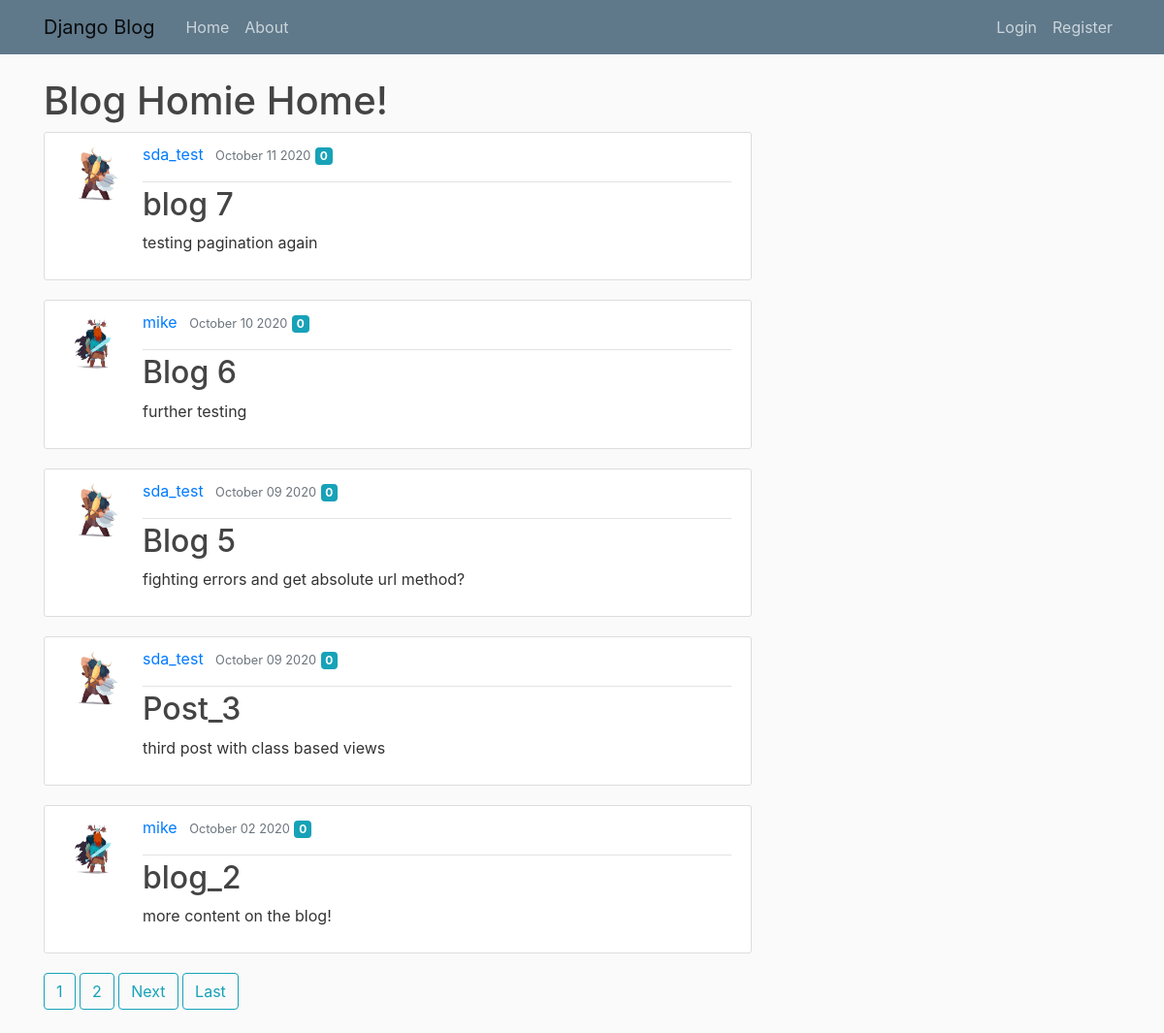
/, run on an earlier commit of the app's database.
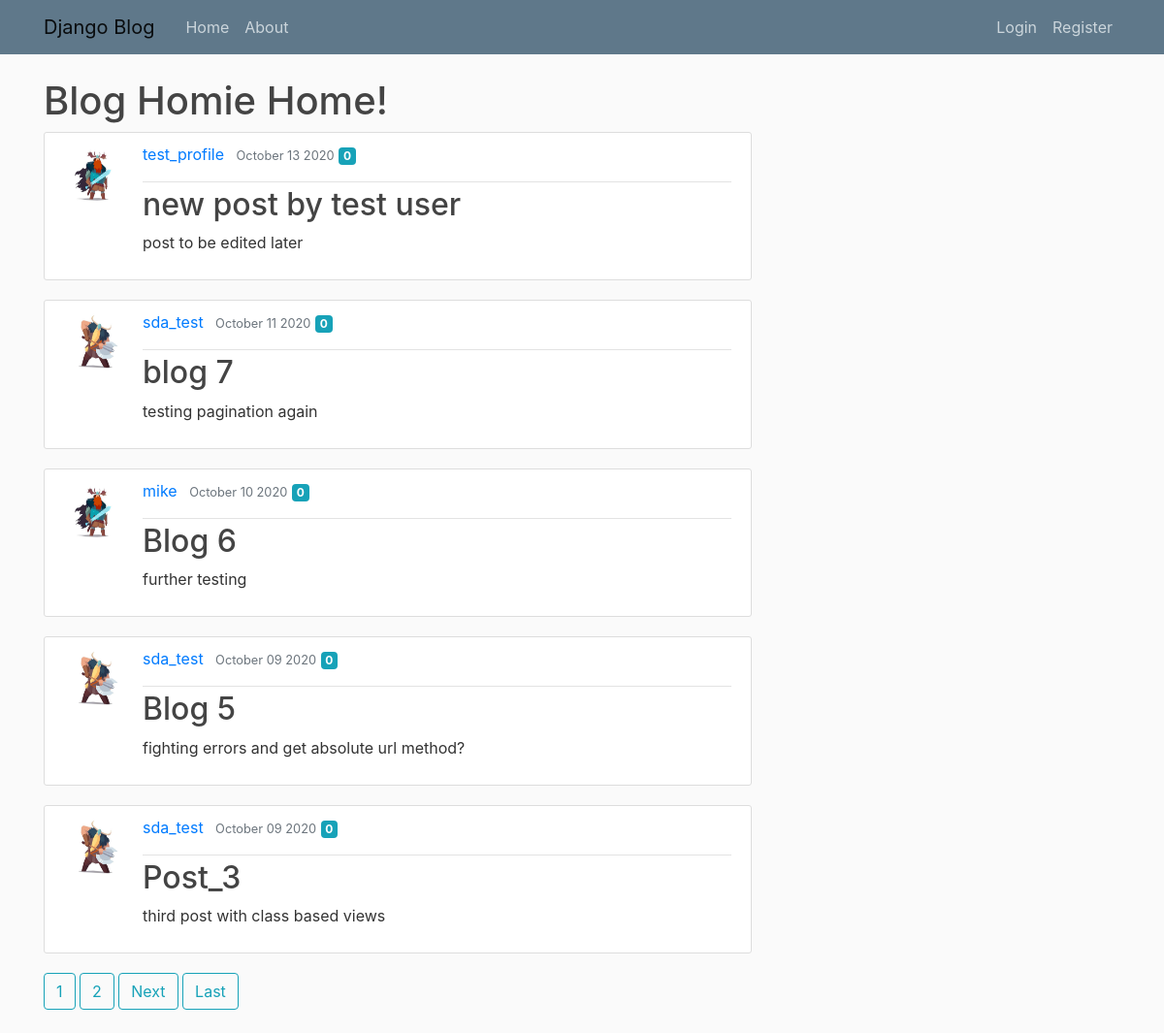
And on a later commit of the database.
### blogs/models.py (models this page shows, shortened)
class Post(models.Model):
    title = models.CharField(max_length=100)
    content = models.TextField()
    date_posted = models.DateTimeField(default=timezone.now)
    author = models.ForeignKey(User, on_delete=models.CASCADE)
    likes_count = models.IntegerField(default=0)

### users/models.py (models this page shows, shortened)
class Profile(models.Model):
    user = models.OneToOneField(User, on_delete=models.CASCADE)
    image = models.ImageField(default='default.jpg', upload_to='profile_pics')

### blogs/views.py (the view)
# urls.py: path('', PostListView.as_view(), name='blogs-home'),
class PostListView(ListView):
    model = Post
    template_name = 'blogs/home.html'
    context_object_name = 'posts'
    ordering = ['-date_posted']
    paginate_by = 5

### blogs/templates/blogs/home.html (shortened to what this page needs)
{% extends "blogs/base.html" %}
{% block content %}
        <h1>Blog Homie Home!</h1>
    {% for post in posts %}
            <article class="media content-section">
                <img class="rounded-circle article-img" src="{{ post.author.profile.image.url }}">
              <div class="media-body">
                <div class="article-metadata">
                  <a class="mr-2" href="#">{{ post.author }}</a>
                  <small class="text-muted">{{ post.date_posted|date:"F d Y" }}</small>
                  <p class="badge badge-info mr-4">{{ post.likes_count}}</p>
                </div>
                <h2><a class="article-title" href="{% url 'post-detail' post.id %}">{{ post.title }}</a></h2>
                <p class="article-content">{{ post.content }}</p>
              </div>
            </article>
    {% endfor %}
    {% if is_paginated %}
        {% for num in page_obj.paginator.page_range %}
            {% if page_number == num %}
                <a class="btn btn-outline-info mb-4"href="?page={{num}}">{{ num }}</a>
            {% elif num > page_obj.number|add:'-3' and num < page_obj.number|add:'3'%}
                <a class="btn btn-outline-info mb-4"href="?page={{num}}">{{ num }}</a>
            {% endif %}
        {% endfor %}
        {% if page_obj.has_next %}
            <a class="btn btn-outline-info mb-4"href="?page={{ page_obj.next_page_number }}">Next</a>
            <a class="btn btn-outline-info mb-4"href="?page={{page_obj.paginator.num_pages }}">Last</a>
        {% endif %}
    {% endif %}
{% endblock content %}

### blogs/templates/blogs/base.html (shortened to what this page needs)
{% load static %}
<!DOCTYPE html>
<html lang="en" dir="ltr">
    <head>
       <link rel="stylesheet" href="https://stackpath.bootstrapcdn.com/bootstrap/4.5.2/css/bootstrap.min.css">
        <link rel="stylesheet" href="{% static 'blogs/main.css'%}">
    </head>
    <body>
        <header class="site-header">
          <nav class="navbar navbar-expand-md navbar-light bg-steel fixed-top">
            <div class="container">
              <a class="navbar-brand mr-4" href="/">Django Blog</a>
              <div class="collapse navbar-collapse" id="navbarToggle">
                <div class="navbar-nav mr-auto">
                  <a class="nav-item nav-link" href="{%url 'blogs-home'%}">Home</a>
                  <a class="nav-item nav-link" href="{%url 'blogs-about'%}">About</a>
                </div>
                <div class="navbar-nav">
                    {% if user.is_authenticated %}
                        <a class="nav-item nav-link" href="{% url 'post-create' %}">New Post</a>
                        <a class="nav-item nav-link" href="{% url 'profile' %}">Profile</a>
                        <a class="nav-item nav-link" href="{% url 'logout' %}">Logout</a>
                    {% else %}
                      <a class="nav-item nav-link" href="{% url 'login' %}">Login</a>
                      <a class="nav-item nav-link" href="{% url 'register' %}">Register</a>
                    {% endif %}
                </div>
              </div>
            </div>
          </nav>
        </header>
        <main role="main" class="container">
          <div class="row">
            <div class="col-md-8">
              {% block content %}{% endblock %}
        </main>
    </body>
</html>

### blogs/static/blogs/main.css (style rules this page uses)
body { background: #fafafa; color: #333333; margin-top: 5rem; }
h1, h2, h3, h4, h5, h6 { color: #444444; }
.bg-steel { background-color: #5f788a; }
.site-header .navbar-nav .nav-link { color: #cbd5db; }
.content-section { background: #ffffff; padding: 10px 20px; border: 1px solid #dddddd; border-radius: 3px; margin-bottom: 20px; }
.article-title { color: #444444; }
.article-content { white-space: pre-line; }
.article-img { height: 65px; width: 65px; margin-right: 16px; }
.article-metadata { padding-bottom: 1px; margin-bottom: 4px; border-bottom: 1px solid #e3e3e3 }

What changed in the data, as far as the page shows it:
no longer on this page (row unchanged): Post: author.profile.image (picture), author "mike", date_posted "October 02 2020", likes_count "0", title "blog_2", content "more content on the blog!"
added Post: author.profile.image (placeholder picture), author "test_profile", date_posted "October 13 2020", likes_count "0", title "new post by test user", content "post to be edited later"
